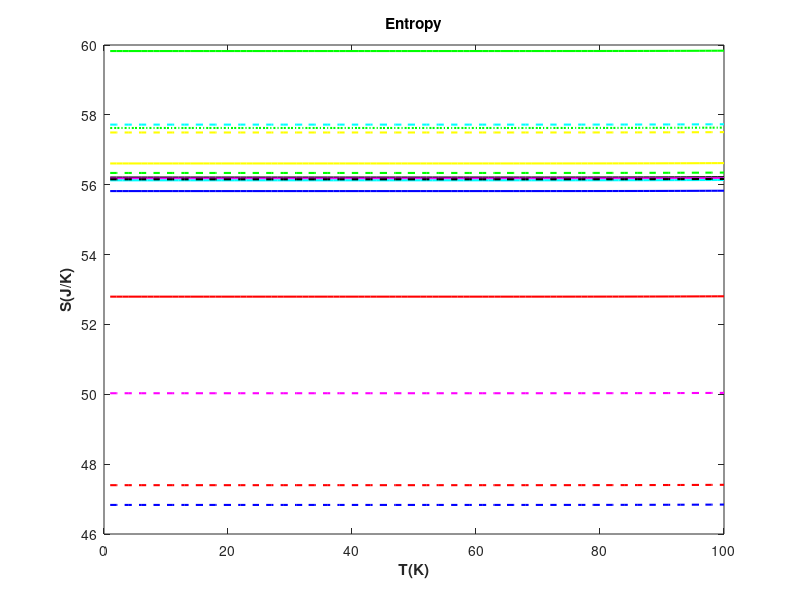

This chart was generated by the following MATLAB code: (Note: this script raises an error after producing the figure.)
close all;clear all;clc
%ENTROPY

R=8.3144598; %molar gas constant
theta=900;%characteristic vibration Entropy
K_b=1.38064852e-23; %boltzmann's constant

%List of molecules%
l_C_3H_2 = [6.964 0.000 2.482 9.587]; 
c_C_3H_2 = [6.964 0.000 3.507 10.4786]; 
Ketene =[7.029 0.000 3.706 10.850];
Ethynol =[7.029 0.000 3.537 10.762]; 
Oxirene =[7.029 0.000 3.890 11.195];
NH_2CN =[7.030 0.000 3.693 10.850]; 
CH_2NN =[7.030 0.000 3.670 10.848]; 
NH_2NC =[7.030 0.000 3.683 10.942]; 
HCCCN =[7.156 0.000 1.179 8.6025]; 
HCCNC =[7.156 0.000 1.262 8.716]; 
HNCCC =[7.156 0.000 3.698 11.421];
CCHCN =[7.156 0.000 4.251 11.892]; 
HCNCC =[7.156 0.000 1.732 9.446] ;
HCOCN= [ 7.205 0.000 4.338 11.8517]; 
HCONC =[7.205 0.000 4.288 11.9617];


T_i=0:100; %Temperature Variation
for i=1:length(T_i) 
    %x_axis=1./(K_b*T_i);
    x_axis=T_i;
    z_v= R.*((theta./T_i)./(exp(theta./T_i)-1) -log(1-exp(-theta./T_i))); 
end


   %% l_C_3H_2 molecule %%
z_t=R*(log(l_C_3H_2(1))+2.5);
%z_e=R*(log(l_C_3H_2(2))+0.0);
z_r=R*(log(l_C_3H_2(3))+1.0);
z_e=0;
TOTAL=z_t+z_e+z_r;
Z_V= z_v+TOTAL;

EMMA=1.5;

plot(x_axis,Z_V,'r','LineWidth', EMMA)
l_C_3H_2_entropy_values= [z_t z_e z_r z_v(1)];
l_C_3H_2_entropy_total= sum(l_C_3H_2_entropy_values);

hold on;
    %% c_C_3H_2 molecule %%
z_t1=R*(log(c_C_3H_2(1))+2.5);
%z_e1=R*(log(c_C_3H_2(2))+0.0);
z_r1=R*(log(c_C_3H_2(3))+1.5); %for nolinear molecules
z_e1=0;
TOTAL1=z_t1+z_e1+z_r1;
Z_V1= z_v+TOTAL1;
plot(x_axis,Z_V1,'g','LineWidth', EMMA)
c_C_3H_2_entropy_values= [z_t1 z_e1 z_r1 z_v(1)];
c_C_3H_2_entropy_total= sum(c_C_3H_2_entropy_values);

hold on;
     %% Ketene molecule %%
z_t2=R*(log(Ketene(1))+2.5);
%z_e2=R*(log(Ketene(2))+0.0);
z_r2=R*(log(Ketene(3))+1.0);
z_e2=0;
TOTAL2=z_t2+z_e2+z_r2;
Z_V2= z_v+TOTAL2;
plot(x_axis,Z_V2,'k','LineWidth', EMMA)
Ketene_entropy_values= [z_t2 z_e2 z_r2 z_v(1)];
Ketene_entropy_total= sum(Ketene_entropy_values);

hold on;
   %% Ethynol molecule %%
z_t3=R*(log(Ethynol(1))+2.5);
%z_e3=R*(log(Ethynol(2))+0.0);
z_r3=R*(log(Ethynol(3))+1.0);
z_e3=0;
TOTAL3=z_t3+z_e3+z_r3;
Z_V3= z_v+TOTAL3;
plot(x_axis,Z_V3,'b','LineWidth', EMMA)
Ethynol_entropy_values= [z_t3 z_e3 z_r3 z_v(1)];
Ethynol_entropy_total= sum(Ethynol_entropy_values);

hold on
%% Oxirene molecule %%
z_t4=R*(log(Oxirene(1))+2.5);
%z_e4=R*(log(Oxirene(2))+0.0);
z_r4=R*(log(Oxirene(3))+1.0);
z_e4=0;
TOTAL4=z_t4+z_e4+z_r4;
Z_V4= z_v+TOTAL4;
plot(x_axis,Z_V4,'y','LineWidth', EMMA)
Oxirene_entropy_values= [z_t4 z_e4 z_r4 z_v(1)];
Oxirene_entropy_total= sum(Oxirene_entropy_values);


hold on
%% NH2CN molecule %%
z_t5=R*(log(NH_2CN(1))+2.5);
%z_e5=R*(log(NH_2CN(2))+0.0);
z_r5=R*(log(NH_2CN(3))+1.0);
z_e5=0;
TOTAL5=z_t5+z_e5+z_r5;
Z_V5= z_v+TOTAL5;
plot(x_axis,Z_V5,'m','LineWidth', EMMA)
NH_2CN_entropy_values= [z_t5 z_e5 z_r5 z_v(1)];
NH_2CN_entropy_total= sum(NH_2CN_entropy_values);

hold on
%% CH2NN molecule %%
z_t6=R*(log(CH_2NN(1))+2.5);
%z_e6=R*(log(CH_2NN(2))+0.0);
z_r6=R*(log(CH_2NN(3))+1.0);
z_e6=0;
TOTAL6=z_t6+z_e6+z_r6;
Z_V6= z_v+TOTAL6;
plot(x_axis,Z_V6,'c','LineWidth', EMMA)
CH_2NN_entropy_values= [z_t6 z_e6 z_r6 z_v(1)];
CH_2NN_entropy_total= sum(CH_2NN_entropy_values);

hold on
%% NH_2NC molecule %%
z_t7=R*(log(NH_2NC(1))+2.5);
%z_e7=R*(log(NH_2NC(2))+0.0);
z_r7=R*(log(NH_2NC(3))+1.0);
z_e7=0;
TOTAL7=z_t7+z_e7+z_r7;
Z_V7= z_v+TOTAL7;
plot(x_axis,Z_V7,'--k','LineWidth', EMMA)
NH_2NC_entropy_values= [z_t7 z_e7 z_r7 z_v(1)];
NH_2NC_entropy_total= sum(NH_2NC_entropy_values);

hold on
%% HCCCN molecule %%
z_t8=R*(log(HCCCN(1))+2.5);
%z_e8=R*(log(HCCCN(2))+0.0);
z_r8=R*(log(HCCCN(3))+1.0);
z_e8=0;
TOTAL8=z_t8+z_e8+z_r8;
Z_V8= z_v+TOTAL8;
plot(x_axis,Z_V8,'--b','LineWidth', EMMA)
HCCCN_entropy_values= [z_t8 z_e8 z_r8 z_v(1)];
HCCCN_entropy_total= sum(HCCCN_entropy_values);

hold on
%% HCCNC molecule %%
z_t9=R*(log(HCCNC(1))+2.5);
%z_e9=R*(log(HCCNC(2))+0.0);
z_r9=R*(log(HCCNC(3))+1.0);
z_e9=0;
TOTAL9=z_t9+z_e9+z_r9;
Z_V9= z_v+TOTAL9;
plot(x_axis,Z_V9,'--r','LineWidth', EMMA)
HCCNC_entropy_values= [z_t9 z_e9 z_r9 z_v(1)];
HCCNC_entropy_total= sum(HCCNC_entropy_values);

hold on
%% HNCCC molecule %%
z_t10=R*(log(HNCCC(1))+2.5);
%z_e10=R*(log(HNCCC(2))+0.0);
z_r10=R*(log(HNCCC(3))+1.0);
z_e10=0;
TOTAL10=z_t10+z_e10+z_r10;
Z_V10= z_v+TOTAL10;
plot(x_axis,Z_V10,'--g','LineWidth', EMMA)
HNCCC_entropy_values= [z_t10 z_e10 z_r10 z_v(1)];
HNCCC_entropy_total= sum(HNCCC_entropy_values);
hold on
%% CCHCN molecule %%
z_t11=R*(log(CCHCN(1))+2.5);
%z_e11=R*(log(CCHCN(2))+0.0);
z_r11=R*(log(CCHCN(3))+1.0);
z_e11=0;
TOTAL11=z_t11+z_e11+z_r11;
Z_V11= z_v+TOTAL11;
plot(x_axis,Z_V11,'--y','LineWidth', EMMA)
CCHCN_entropy_values= [z_t11 z_e11 z_r11 z_v(1)];
CCHCN_entropy_total= sum(CCHCN_entropy_values);
hold on
%% HCNCC molecule %%
z_t12=R*(log(HCNCC(1))+2.5);
%z_e12=R*(log(HCNCC(2))+0.0);
z_r12=R*(log(HCNCC(3))+1.0);
z_e12=0;
TOTAL12=z_t12+z_e12+z_r12;
Z_V12= z_v+TOTAL12;
plot(x_axis,Z_V12,'--m','LineWidth', EMMA)
HCNCC_entropy_values= [z_t12 z_e12 z_r12 z_v(1)];
HCNCC_entropy_total= sum(HCNCC_entropy_values);
hold on
%% HCOCN molecule %%
z_t13=R*(log(HCOCN(1))+2.5);
%z_e13=R*(log(HCOCN(2))+0.0);
z_r13=R*(log(HCOCN(3))+1.0);
z_e13=0;
TOTAL13=z_t13+z_e13+z_r13;
Z_V13= z_v+TOTAL13;
plot(x_axis,Z_V13,'--c','LineWidth', EMMA)
HCOCN_entropy_values= [z_t13 z_e13 z_r13 z_v(1)];
HCOCN_entropy_total= sum(HCOCN_entropy_values);
hold on
%% HCONC molecule %%
z_t14=R*(log(HCONC(1))+2.5);
%z_e14=R*(log(HCONC(2))+0.0);
z_r14=R*(log(HCONC(3))+1.0);
z_e14=0;
TOTAL14=z_t14+z_e14+z_r14;
Z_V14= z_v+TOTAL14;
plot(x_axis,Z_V14,'g:','LineWidth', EMMA)
HCONC_entropy_values= [z_t14 z_e14 z_r14 z_v(1)];
HCONC_entropy_total= sum(HCONC_entropy_values);
%%
xlabel('T(K)','fontweight','bold','fontsize',11);
ylabel('S(J/K)','fontweight','bold','fontsize',11);
title('Entropy','fontweight','bold','fontsize',11)
%legend('l-C_3H_2','c-C_3H_2','Ketene','Ethynol','Oxirene','NH_2CN','CH_2NN',...
% 'NH_2NC','HCCCN','HCCNC','HNCCC','CCHCN','HCNCC','HCOCN','HCONC','Location','best','fontweight','bold')


set(get(gca, 'XAxis'), 'FontWeight', 'bold')
set(get(gca, 'YAxis'), 'FontWeight', 'bold')

xlswrite('G5_ENTROPY.xlsx', [Z_V(:),Z_V1(:),...
    Z_V2(:),Z_V3(:),Z_V4(:),Z_V5(:),Z_V6(:), Z_V7(:),Z_V8(:),Z_V9(:),Z_V10(:),Z_V11(:),Z_V12(:),Z_V13(:),Z_V14(:) ]);

